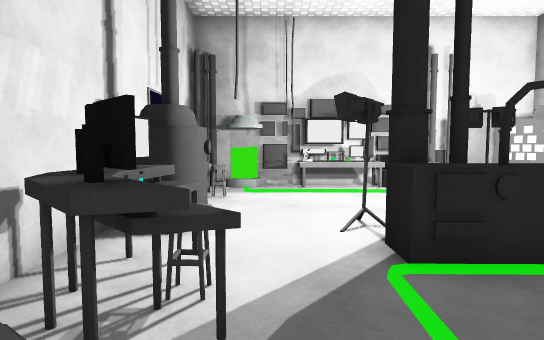
view 1 (above)

13 first-person views from a walk through a Unity game level. The camera is 1.4 m above the floor, tilts 4° down and sees 75° across. The floor is counted in squares, 1 m on a side. Each view is taken from the middle of a square. On the plan, view 1 faces up. The plan holds only what a view shows up to about 15 squares ahead; the rest is blank. Some animated figures are not drawn. Some surface patterns are stand-ins.

view 2
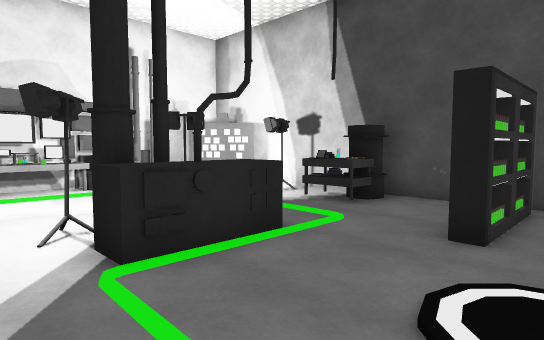

view 3
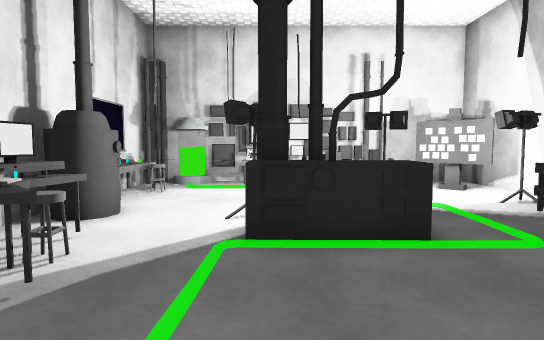

view 4
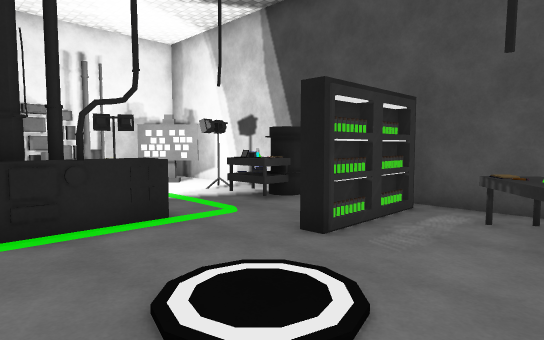

view 5
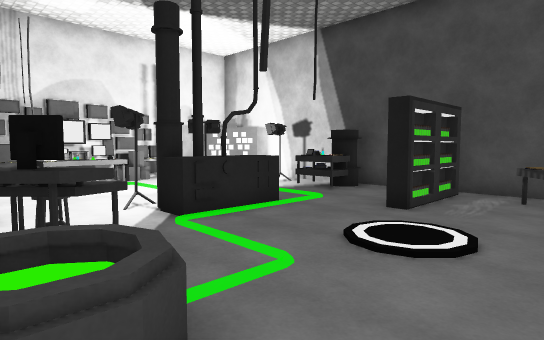

view 6
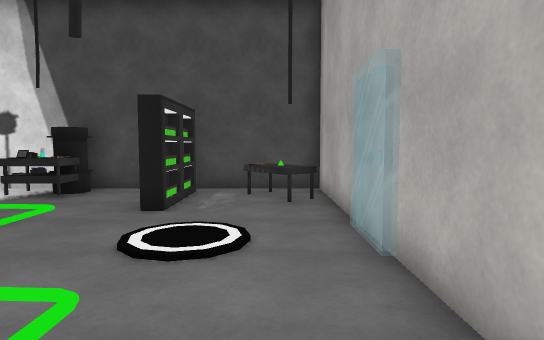

view 7
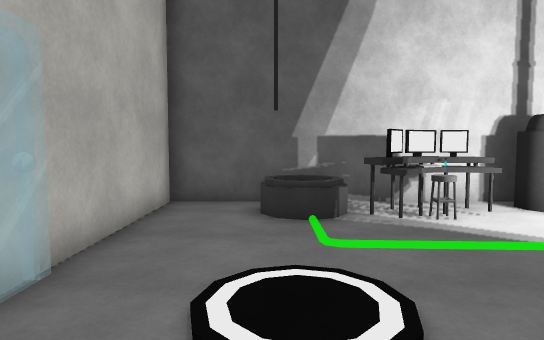

view 8
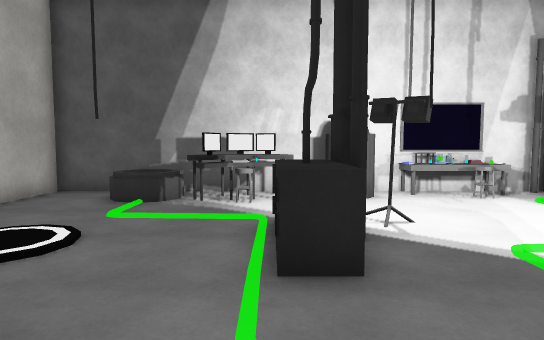

view 9
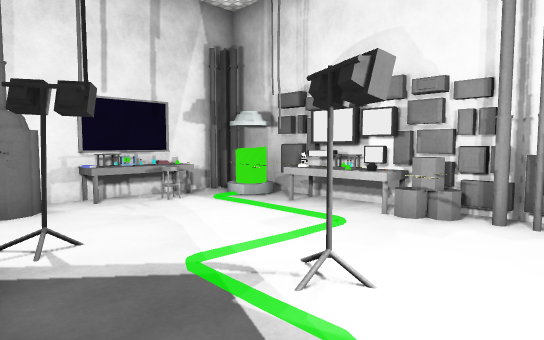

view 10
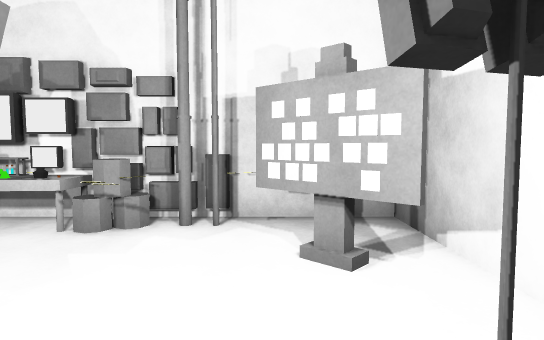

view 11
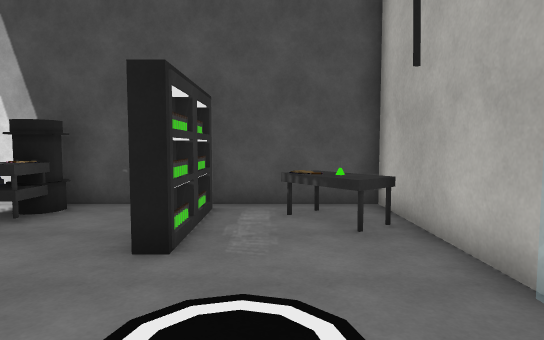

view 12
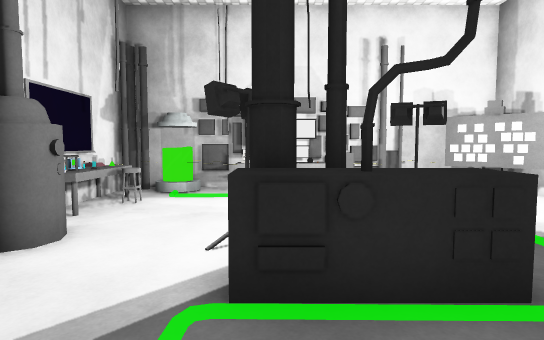

view 13
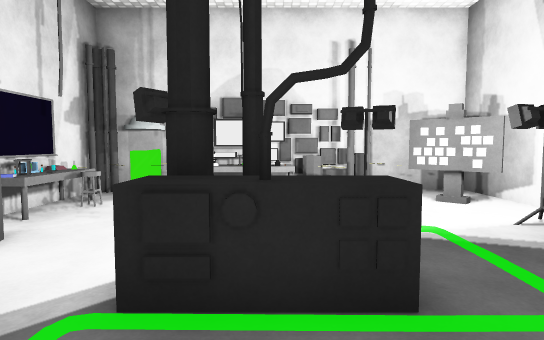

### Floor plan
Key: @ floor where view 1 was taken; # wall or solid block; x gap in a wall; . floor; = window, fence, low wall or low ledge; ^ raised ledge; P pipe; T table; H thing the floor can be seen under or through; S stool; C computer; O other object.
Columns run from 3 left of view 1 to 10 right of it. Each row starts with its distance up from view 1.
 13 ##############
 12 #P##TTTTPP...#
 11 #T#==..==.H..#
 10  TS........H.#
  9 #T...........#
  8 #O......#..#.#
  7 ##...........#
  6 #P...#.....T.#
  5 #....PP^...TT#
  4 #O#..^^^.....#
  3 #OS..........#
  2 ##CO.....===x#
  1 #^^..........#
  0 #^^@.......O.#
 -1 #.........TO.#
 -2 #.....=...T..#
 -3 ######==######

Where each view was taken, in squares from view 1:
view 1: 0 up, 0 right, facing up
view 2: 0 up, 0 right, facing up-right
view 3: 1 down, 2 right, facing up
view 4: 2 down, 1 right, facing up-right
view 5: 2 down, 2 left, facing up-right
view 6: 1 down, 2 left, facing right
view 7: 0 up, 6 right, facing left
view 8: 4 up, 8 right, facing left
view 9: 5 up, 7 right, facing up-left
view 10: 6 up, 7 right, facing up
view 11: 0 up, 1 right, facing right
view 12: 1 up, 2 right, facing up
view 13: 1 up, 3 right, facing up
